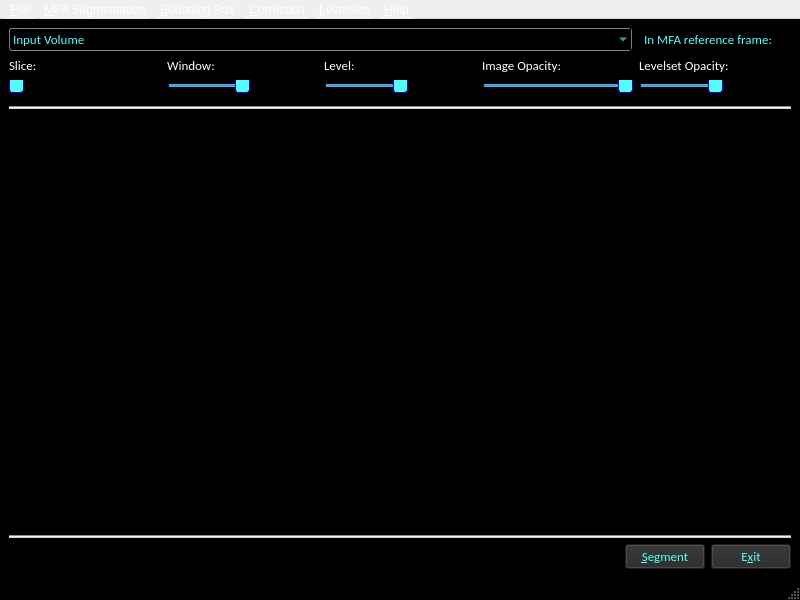
 <widget class="QMainWindow" name="SeguiWindow">
  <property name="geometry">
   <rect>
    <x>0</x>
    <y>0</y>
    <width>800</width>
    <height>600</height>
   </rect>
  </property>
  <property name="windowTitle">
   <string>Segui™</string>
  </property>
  <property name="styleSheet">
   <string notr="true">QMenuBar
{
  background-color: qlineargradient(
    x1:0, y1:0, x2:0, y2:1,
    stop:0 black, stop:1 gray );
 }
QSlider::handle:horizontal {
     background: rgb(85, 255, 255);
     border: 1px solid  rgb(0, 0, 200);
     width: 18px;
     margin: -2px 0;
     border-radius: 3px;
 }

 QMenuBar::item {
     /*spacing: 3px; spacing between menu bar items */
     /*padding: 1px 4px;*/
     background: transparent;
     color: white;
     /*border-radius: 4px;*/
 }

QMenuBar::item:selected
{ /* when selected using mouse or keyboard */
     background: #a8a8a8;
 }

QMenuBar::item:pressed
{
  background: #888888;
}

QMenu
{
  background-color: black;
  color: white;
  margin: 2px; /* some spacing around the menu */
  border: 1px solid lightgray; /* reserve space for selection border */
}

QMenu::item
{
  padding: 2px 25px 2px 20px;
  border: 1px solid rgb( 50, 50, 50 );
}

QMenu::item:selected
{
 border-color: darkblue;
 background: rgba(100, 100, 100, 150);
 color: rgb(85, 255, 255);
}

QStatusBar
{
  background: black;
}
</string>
  </property>
  <widget class="QWidget" name="centralwidget">
   <property name="styleSheet">
    <string notr="true">background-color: rgb(0, 0, 0);
color: rgb(255, 255, 255);</string>
   </property>
   <layout class="QVBoxLayout" name="verticalLayout">
    <item>
     <layout class="QHBoxLayout" name="horizontalLayout_4">
      <property name="sizeConstraint">
       <enum>QLayout::SetMinimumSize</enum>
      </property>
      <item>
       <widget class="QComboBox" name="m_ImageCombo">
        <property name="sizePolicy">
         <sizepolicy hsizetype="Expanding" vsizetype="Fixed">
          <horstretch>0</horstretch>
          <verstretch>0</verstretch>
         </sizepolicy>
        </property>
        <property name="font">
         <font>
          <family>Calibri</family>
          <pointsize>10</pointsize>
         </font>
        </property>
        <property name="styleSheet">
         <string notr="true">color: rgb(85, 255, 255);
border: 1px solid gray;
border-radius: 3px;
padding: 1px 18px 1px 3px;
min-width: 6em;
</string>
        </property>
        <item>
         <property name="text">
          <string>Input Volume</string>
         </property>
        </item>
       </widget>
      </item>
      <item>
       <widget class="QCheckBox" name="m_TransformedCheck">
        <property name="font">
         <font>
          <family>Calibri</family>
          <pointsize>10</pointsize>
         </font>
        </property>
        <property name="layoutDirection">
         <enum>Qt::RightToLeft</enum>
        </property>
        <property name="styleSheet">
         <string notr="true">color: rgb(85, 255, 255);</string>
        </property>
        <property name="text">
         <string>In MFA reference frame:</string>
        </property>
       </widget>
      </item>
     </layout>
    </item>
    <item>
     <layout class="QGridLayout" name="gridLayout">
      <item row="0" column="1">
       <widget class="QLabel" name="label">
        <property name="font">
         <font>
          <family>Calibri</family>
          <pointsize>10</pointsize>
         </font>
        </property>
        <property name="text">
         <string>Window:</string>
        </property>
       </widget>
      </item>
      <item row="0" column="2">
       <widget class="QLabel" name="label_2">
        <property name="font">
         <font>
          <family>Calibri</family>
          <pointsize>10</pointsize>
         </font>
        </property>
        <property name="text">
         <string>Level:</string>
        </property>
       </widget>
      </item>
      <item row="1" column="3">
       <widget class="QSlider" name="m_ImageTransparencySlider">
        <property name="font">
         <font>
          <family>Calibri</family>
          <pointsize>10</pointsize>
         </font>
        </property>
        <property name="toolTip">
         <string>The opacity of the image</string>
        </property>
        <property name="maximum">
         <number>100</number>
        </property>
        <property name="value">
         <number>100</number>
        </property>
        <property name="orientation">
         <enum>Qt::Horizontal</enum>
        </property>
        <property name="tickPosition">
         <enum>QSlider::TicksBelow</enum>
        </property>
       </widget>
      </item>
      <item row="1" column="1">
       <widget class="QSlider" name="m_ImageWindowSlider">
        <property name="font">
         <font>
          <family>Calibri</family>
          <pointsize>10</pointsize>
         </font>
        </property>
        <property name="toolTip">
         <string>The &quot;windowing&quot; of the image</string>
        </property>
        <property name="maximum">
         <number>100</number>
        </property>
        <property name="value">
         <number>50</number>
        </property>
        <property name="orientation">
         <enum>Qt::Horizontal</enum>
        </property>
        <property name="tickPosition">
         <enum>QSlider::TicksBelow</enum>
        </property>
       </widget>
      </item>
      <item row="0" column="3">
       <widget class="QLabel" name="label_4">
        <property name="font">
         <font>
          <family>Calibri</family>
          <pointsize>10</pointsize>
         </font>
        </property>
        <property name="text">
         <string>Image Opacity:</string>
        </property>
       </widget>
      </item>
      <item row="0" column="0">
       <widget class="QLabel" name="label_3">
        <property name="font">
         <font>
          <family>Calibri</family>
          <pointsize>10</pointsize>
         </font>
        </property>
        <property name="text">
         <string>Slice:</string>
        </property>
       </widget>
      </item>
      <item row="1" column="2">
       <widget class="QSlider" name="m_ImageLevelSlider">
        <property name="font">
         <font>
          <family>Calibri</family>
          <pointsize>10</pointsize>
         </font>
        </property>
        <property name="toolTip">
         <string>The &quot;level&quot; of the image</string>
        </property>
        <property name="maximum">
         <number>100</number>
        </property>
        <property name="value">
         <number>50</number>
        </property>
        <property name="orientation">
         <enum>Qt::Horizontal</enum>
        </property>
        <property name="tickPosition">
         <enum>QSlider::TicksBelow</enum>
        </property>
       </widget>
      </item>
      <item row="1" column="0">
       <widget class="QSlider" name="m_SliceSlider">
        <property name="font">
         <font>
          <family>Calibri</family>
          <pointsize>10</pointsize>
         </font>
        </property>
        <property name="toolTip">
         <string>The image slice</string>
        </property>
        <property name="maximum">
         <number>0</number>
        </property>
        <property name="orientation">
         <enum>Qt::Horizontal</enum>
        </property>
        <property name="tickPosition">
         <enum>QSlider::TicksBelow</enum>
        </property>
       </widget>
      </item>
      <item row="0" column="4">
       <widget class="QLabel" name="label_5">
        <property name="font">
         <font>
          <family>Calibri</family>
          <pointsize>10</pointsize>
         </font>
        </property>
        <property name="text">
         <string>Levelset Opacity:</string>
        </property>
       </widget>
      </item>
      <item row="1" column="4">
       <widget class="QSlider" name="m_LevelsetTransparencySlider">
        <property name="font">
         <font>
          <family>Calibri</family>
          <pointsize>10</pointsize>
         </font>
        </property>
        <property name="toolTip">
         <string>The opacity of the levelsets</string>
        </property>
        <property name="maximum">
         <number>100</number>
        </property>
        <property name="value">
         <number>50</number>
        </property>
        <property name="orientation">
         <enum>Qt::Horizontal</enum>
        </property>
        <property name="tickPosition">
         <enum>QSlider::TicksBelow</enum>
        </property>
       </widget>
      </item>
     </layout>
    </item>
    <item>
     <widget class="Line" name="line_4">
      <property name="styleSheet">
       <string notr="true">background-color: lightgray</string>
      </property>
      <property name="orientation">
       <enum>Qt::Horizontal</enum>
      </property>
     </widget>
    </item>
    <item>
     <widget class="Line" name="line_2">
      <property name="font">
       <font>
        <family>Calibri</family>
        <pointsize>10</pointsize>
       </font>
      </property>
      <property name="orientation">
       <enum>Qt::Horizontal</enum>
      </property>
     </widget>
    </item>
    <item>
     <widget class="QVTKWidget" name="m_OutputVTKWidget" native="true">
      <property name="sizePolicy">
       <sizepolicy hsizetype="Preferred" vsizetype="MinimumExpanding">
        <horstretch>0</horstretch>
        <verstretch>0</verstretch>
       </sizepolicy>
      </property>
      <property name="font">
       <font>
        <family>Calibri</family>
        <pointsize>10</pointsize>
       </font>
      </property>
     </widget>
    </item>
    <item>
     <widget class="Line" name="line">
      <property name="font">
       <font>
        <family>Calibri</family>
        <pointsize>10</pointsize>
       </font>
      </property>
      <property name="orientation">
       <enum>Qt::Horizontal</enum>
      </property>
     </widget>
    </item>
    <item>
     <widget class="Line" name="line_3">
      <property name="styleSheet">
       <string notr="true">background-color: lightgray</string>
      </property>
      <property name="orientation">
       <enum>Qt::Horizontal</enum>
      </property>
     </widget>
    </item>
    <item>
     <layout class="QHBoxLayout" name="horizontalLayout">
      <property name="sizeConstraint">
       <enum>QLayout::SetMinimumSize</enum>
      </property>
      <item>
       <spacer name="horizontalSpacer">
        <property name="font">
         <font>
          <family>Calibri</family>
          <pointsize>10</pointsize>
         </font>
        </property>
        <property name="orientation">
         <enum>Qt::Horizontal</enum>
        </property>
        <property name="sizeHint" stdset="0">
         <size>
          <width>40</width>
          <height>20</height>
         </size>
        </property>
       </spacer>
      </item>
      <item>
       <widget class="QPushButton" name="pushButton">
        <property name="font">
         <font>
          <family>Calibri</family>
          <pointsize>10</pointsize>
         </font>
        </property>
        <property name="styleSheet">
         <string notr="true">background-color: rgb(40, 40,40);
color: rgb(85, 255, 255);</string>
        </property>
        <property name="text">
         <string>&amp;Segment</string>
        </property>
       </widget>
      </item>
      <item>
       <widget class="QPushButton" name="m_ExitButton">
        <property name="font">
         <font>
          <family>Calibri</family>
          <pointsize>10</pointsize>
         </font>
        </property>
        <property name="styleSheet">
         <string notr="true">background-color: rgb(40, 40,40);
color: rgb(85, 255, 255);</string>
        </property>
        <property name="text">
         <string>E&amp;xit</string>
        </property>
       </widget>
      </item>
     </layout>
    </item>
   </layout>
  </widget>
  <widget class="QMenuBar" name="menubar">
   <property name="geometry">
    <rect>
     <x>0</x>
     <y>0</y>
     <width>800</width>
     <height>21</height>
    </rect>
   </property>
   <widget class="QMenu" name="menu_File">
    <property name="title">
     <string>&amp;File</string>
    </property>
    <addaction name="ActionNew"/>
    <addaction name="ActionOption"/>
    <addaction name="ActionSaveMFASegmenter"/>
    <addaction name="ActionSaveMFASegmenterAs"/>
    <addaction name="ActionCloseMFASegmenter"/>
    <addaction name="separator"/>
    <addaction name="ActionOpenStudy"/>
    <addaction name="ActionOpenDICOM"/>
    <addaction name="separator"/>
    <addaction name="ActionSaveImage"/>
    <addaction name="ActionSaveSummedLabels"/>
    <addaction name="separator"/>
    <addaction name="ActionExit"/>
   </widget>
   <widget class="QMenu" name="menu_Settings">
    <property name="title">
     <string>&amp;MFA Segmentation</string>
    </property>
    <addaction name="ActionSegmenterOptions"/>
   </widget>
   <widget class="QMenu" name="menu_Help">
    <property name="title">
     <string>&amp;Help</string>
    </property>
    <addaction name="ActionAbout"/>
   </widget>
   <widget class="QMenu" name="menu_Levelsets">
    <property name="title">
     <string>&amp;Levelsets</string>
    </property>
    <addaction name="ActionRandomizeColors"/>
    <addaction name="ActionClearLevelset"/>
   </widget>
   <widget class="QMenu" name="menu_Correction">
    <property name="title">
     <string>&amp;Correction</string>
    </property>
    <widget class="QMenu" name="menuClear">
     <property name="title">
      <string>Clear</string>
     </property>
     <addaction name="ActionClearCorrection"/>
     <addaction name="ActionClearPoints"/>
     <addaction name="ActionClearCorrectionAndPoints"/>
    </widget>
    <widget class="QMenu" name="menuType_Here">
     <property name="title">
      <string>Type Here</string>
     </property>
    </widget>
    <addaction name="ActionCorrectSegmentation"/>
    <addaction name="ActionRegenerateCorrection"/>
    <addaction name="menuClear"/>
    <addaction name="separator"/>
    <addaction name="ActionSetNumberOfFixedPoints"/>
    <addaction name="ActionSetNumberOfSurfaceAnchorPoints"/>
    <addaction name="ActionSetForbiddenRadius"/>
    <addaction name="separator"/>
    <addaction name="ActionShowFixedPoints"/>
    <addaction name="ActionHideFixedPoints"/>
    <addaction name="menuType_Here"/>
   </widget>
   <widget class="QMenu" name="menu_Bounding_Box">
    <property name="title">
     <string>&amp;Bounding Box</string>
    </property>
    <addaction name="ActionSetBoundingBox"/>
    <addaction name="ActionClearBoundingBox"/>
    <addaction name="ActionShowBoundingBox"/>
    <addaction name="ActionHideBoundingBox"/>
   </widget>
   <addaction name="menu_File"/>
   <addaction name="menu_Settings"/>
   <addaction name="menu_Bounding_Box"/>
   <addaction name="menu_Correction"/>
   <addaction name="menu_Levelsets"/>
   <addaction name="menu_Help"/>
  </widget>
  <widget class="QStatusBar" name="statusbar"/>
  <action name="ActionOption">
   <property name="text">
    <string>&amp;Open MFA Segmenter...</string>
   </property>
   <property name="shortcut">
    <string>Ctrl+O</string>
   </property>
  </action>
  <action name="ActionExit">
   <property name="text">
    <string>E&amp;xit</string>
   </property>
   <property name="toolTip">
    <string>Exit Segui</string>
   </property>
   <property name="shortcut">
    <string>Ctrl+Q</string>
   </property>
  </action>
  <action name="ActionAbout">
   <property name="text">
    <string>&amp;About</string>
   </property>
   <property name="toolTip">
    <string>About Segui</string>
   </property>
  </action>
  <action name="ActionSegmenterOptions">
   <property name="text">
    <string>MFA Segmenter &amp;Options</string>
   </property>
   <property name="toolTip">
    <string>Edit the MFA segmenter options</string>
   </property>
  </action>
  <action name="ActionNew">
   <property name="text">
    <string>&amp;New MFA Segmenter</string>
   </property>
   <property name="shortcut">
    <string>Ctrl+N</string>
   </property>
  </action>
  <action name="ActionSaveMFASegmenter">
   <property name="text">
    <string>&amp;Save MFA Segmenter</string>
   </property>
   <property name="shortcut">
    <string>Ctrl+S</string>
   </property>
  </action>
  <action name="ActionSaveMFASegmenterAs">
   <property name="text">
    <string>Save MFA Segmenter as...</string>
   </property>
  </action>
  <action name="ActionOpenStudy">
   <property name="text">
    <string>Open Study to Segment...</string>
   </property>
  </action>
  <action name="ActionCloseMFASegmenter">
   <property name="text">
    <string>Close MFA Segmenter</string>
   </property>
   <property name="shortcut">
    <string>Ctrl+W</string>
   </property>
  </action>
  <action name="ActionSaveImage">
   <property name="text">
    <string>Save Current &amp;Image...</string>
   </property>
  </action>
  <action name="ActionRandomizeColors">
   <property name="text">
    <string>&amp;Randomize Colors</string>
   </property>
  </action>
  <action name="ActionClearLevelset">
   <property name="text">
    <string>&amp;Clear Levelset</string>
   </property>
  </action>
  <action name="ActionCorrectSegmentation">
   <property name="text">
    <string>&amp;Set Correction Points</string>
   </property>
  </action>
  <action name="ActionClearCorrectionAndPoints">
   <property name="text">
    <string>Clear TPS and &amp;Points</string>
   </property>
  </action>
  <action name="ActionSetBoundingBox">
   <property name="text">
    <string>Set &amp;Bounding Box</string>
   </property>
   <property name="toolTip">
    <string>Manually define a bounding box from points on the input image.</string>
   </property>
  </action>
  <action name="ActionClearBoundingBox">
   <property name="text">
    <string>Clear Bounding Box</string>
   </property>
   <property name="toolTip">
    <string>Remove any manually-input bounding box for this study.</string>
   </property>
  </action>
  <action name="ActionRegenerateCorrection">
   <property name="text">
    <string>&amp;Regenerate TPS Correction</string>
   </property>
  </action>
  <action name="ActionShowBoundingBox">
   <property name="text">
    <string>Show Bounding Box</string>
   </property>
  </action>
  <action name="ActionHideBoundingBox">
   <property name="text">
    <string>Hide Bounding Box</string>
   </property>
  </action>
  <action name="ActionSetNumberOfFixedPoints">
   <property name="text">
    <string>Set # of Random Anchor Points</string>
   </property>
  </action>
  <action name="ActionShowFixedPoints">
   <property name="text">
    <string>Show Anchor Points</string>
   </property>
  </action>
  <action name="ActionHideFixedPoints">
   <property name="text">
    <string>Hide Anchor Points</string>
   </property>
  </action>
  <action name="ActionSetNumberOfSurfaceAnchorPoints">
   <property name="text">
    <string>Set # of Surface Anchor Points</string>
   </property>
  </action>
  <action name="ActionSetForbiddenRadius">
   <property name="text">
    <string>Set &amp;Forbidden Radius</string>
   </property>
  </action>
  <action name="ActionSaveSummedLabels">
   <property name="text">
    <string>Save Summed Label Map</string>
   </property>
  </action>
  <action name="ActionClearCorrection">
   <property name="text">
    <string>Clear &amp;TPS</string>
   </property>
  </action>
  <action name="ActionClearPoints">
   <property name="text">
    <string>Clear Points</string>
   </property>
  </action>
  <action name="ActionOpenDICOM">
   <property name="text">
    <string>Open DICOM To Segment</string>
   </property>
  </action>
 </widget>
